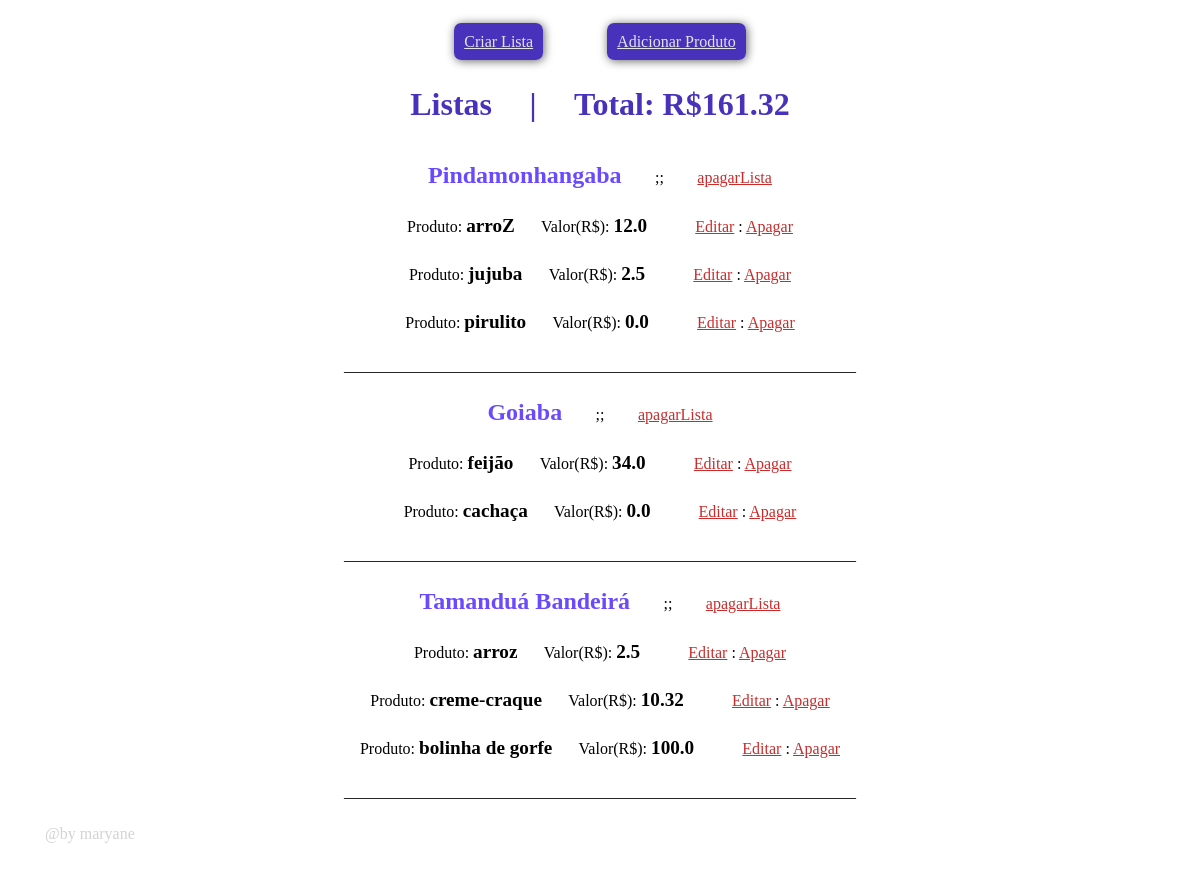
The page /verlistas (signed in) on the database its author committed.
### myapp/models.py (models this page shows, shortened)
class Lista(models.Model):
    id = models.IntegerField(primary_key=True)
    name_lista = models.CharField(max_length=100)

class Produtos(models.Model):
    id = models.IntegerField(primary_key=True)
    name_produto = models.CharField(default= None, max_length=100)
    valor_produto = models.FloatField(default= 0)
    categoria = models.ForeignKey(Lista, on_delete=models.CASCADE, default=None)
    '''def total(self):
        result = 0
        for x in Produtos:
            result += (Produtos.valor_produto[x])
        return result #retorna o resultado no fim, como tinhas retorna em cada iteração o 'x'''

### myapp/views.py (the view)
# urls.py: path('verlistas', views.verlistas, name='verlistas'),
def verlistas(request):
    if request.user.is_authenticated:
        total = 0
        for prod in Produtos.objects.all():
            total = total + prod.valor_produto
        return render(request, 'verlistas.html', {
            "listas": Lista.objects.all(), "produtos": Produtos.objects.all, "valor" : total
        })
    naologado()

### myapp/templates/verlistas.html (shortened to what this page needs)
<!DOCTYPE html>
<html lang="pt-br">
<head>
</head>
<body>
    <div class="bloco">
        <div id="links">
            <a href="{% url 'myapp:novalista' %}">Criar Lista</a>
            <a href="{% url 'myapp:novoproduto' %}">Adicionar Produto</a>
        </div>
        <h2 style="color: #4932bb; font-size: 2em;">Listas ㅤ|ㅤ Total: R${{valor}}</h2>
        {% for lista in listas %}
            <p><strong>{{ lista.name_lista }}</strong> ㅤㅤ;;ㅤㅤ <a href="{% url 'myapp:deleteLista' lista.id %}">apagarLista</a></p>
            {%for produto in produtos%}
                {% if produto.categoria == lista%}
                    <p>
                        Produto:  <strong id="normal">{{produto.name_produto}}</strong> ㅤ  Valor(R$): <strong id="normal">{{produto.valor_produto}}</strong>
                        ㅤㅤ
                    <a href="{% url 'myapp:editar' produto.id %}">Editar</a> : <a href="{% url 'myapp:deleteProduto' produto.id %}">Apagar</a></p>
                {%endif%}
            {% endfor %}
            <p>________________________________________________________________</p>
        {% endfor %}
    </div>
    <p style="color:lightgray">@by maryane</p>
</body>
</html>

### myapp/templates/verlistas.html (style rules this page uses)
body { padding: 25px; }
.bloco { display: flex; align-items: center; justify-content: center; flex-direction: column; }
.bloco > #links > a { border-radius: 7px; box-shadow: 1px 1px 10px rgba(0, 0, 0, 0.61); background-color: #4932bb; color: rgb(228, 228, 228); padding: 10px; margin: 30px; transition: 0.5s; }
p { margin: 12px; }
p > strong { font-size: 1.5em; color: #694aff; }
p > a { color: #ca2c2c; }
#normal { font-size: 1.2em; color: #000; }

### rows shown on the page
Lista: name_lista "Pindamonhangaba"
Produtos: name_produto "arroZ", valor_produto "12.0"
Produtos: name_produto "jujuba", valor_produto "2.5"
Produtos: name_produto "pirulito", valor_produto "0.0"
Lista: name_lista "Goiaba"
Produtos: name_produto "feijão", valor_produto "34.0"
Produtos: name_produto "cachaça", valor_produto "0.0"
Lista: name_lista "Tamanduá Bandeirá"
Produtos: name_produto "arroz", valor_produto "2.5"
Produtos: name_produto "creme-craque", valor_produto "10.32"
Produtos: name_produto "bolinha de gorfe", valor_produto "100.0"

### other values the page prints
{{ valor }} "161.32"
